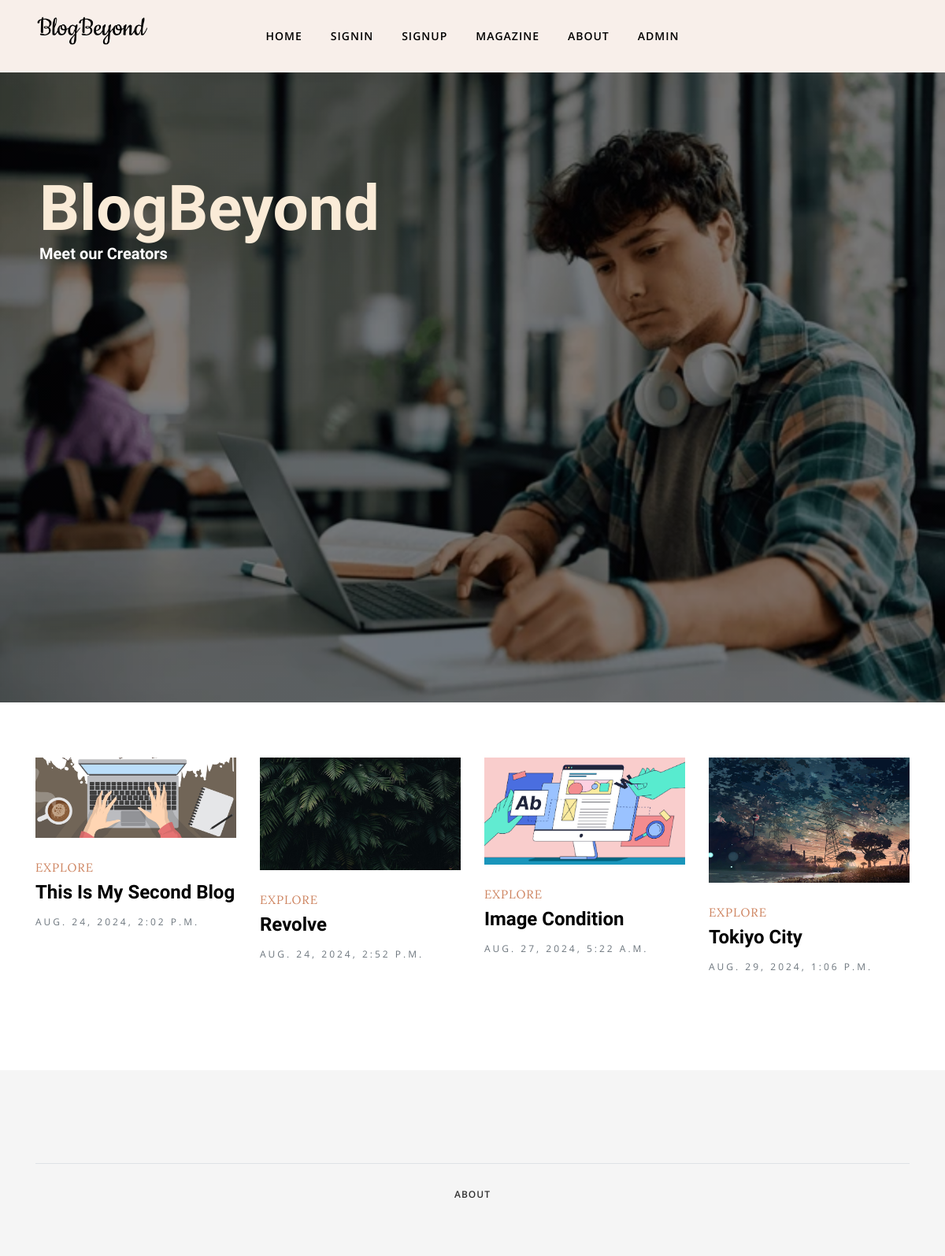
The app's page /, older data.
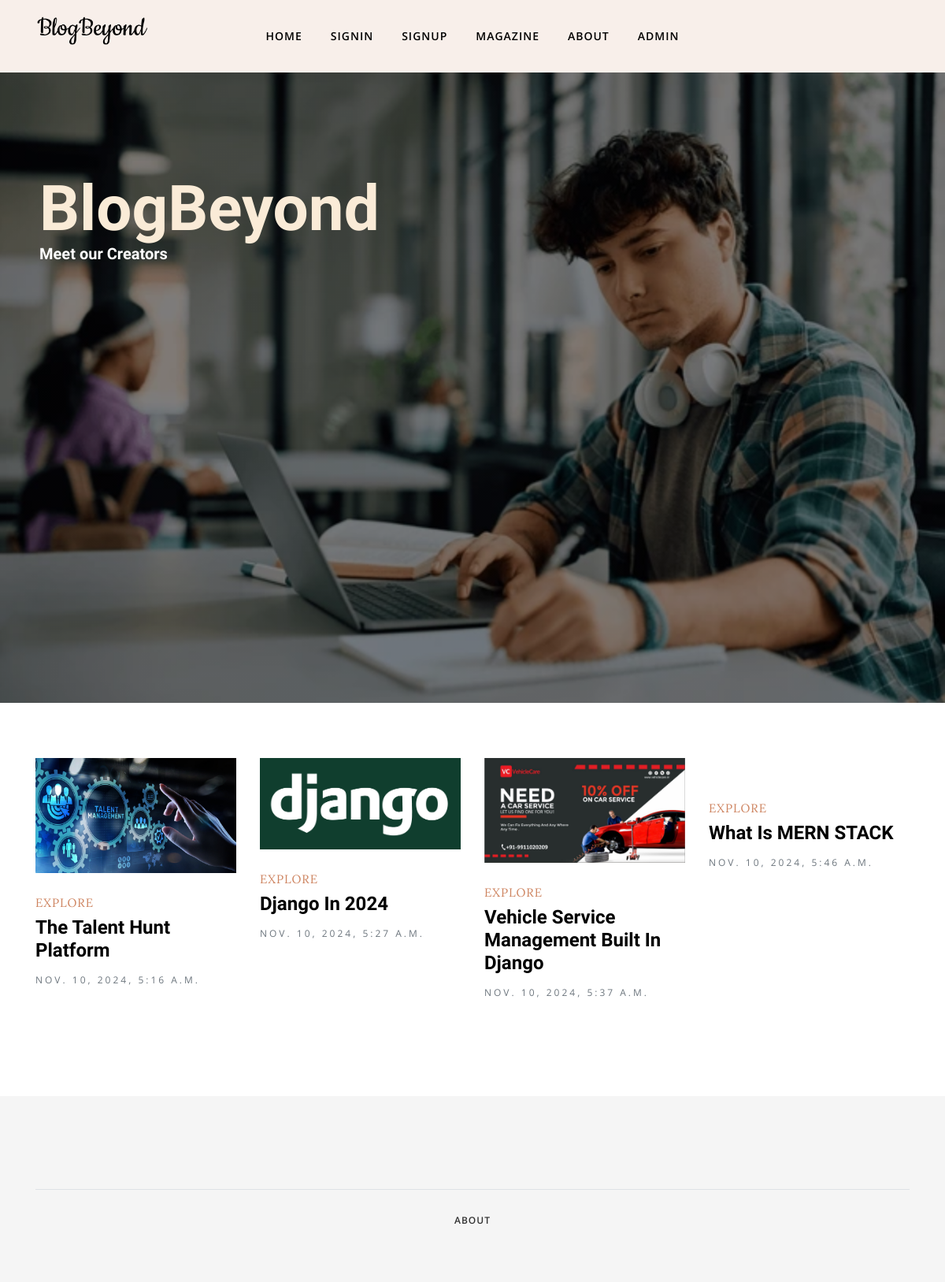
The same page, newer data.
### posts/models.py (models this page shows, shortened)
class post(models.Model):
    STATUS_CHOICES = [
        ('Pending', 'Pending'),
        ('Approved', 'Approved'),
        ('Rejected', 'Rejected'),
    ]
    id = models.AutoField(primary_key=True)
    user = models.ForeignKey('register.Profile', on_delete=models.CASCADE)
    title = models.CharField(max_length=50)
    content = models.TextField()
    blog_picture = models.ImageField(upload_to='blog_pictures/')
    created_at = models.DateTimeField(auto_now_add=True)
    like = models.PositiveIntegerField(default=0)
    status = models.CharField(max_length=10, choices=STATUS_CHOICES, default='Pending')
    admin_comment = models.TextField(blank=True, null=True)
    showing = models.BooleanField(default=True)

### register/views.py (the view)
# urls.py: path('',views.index,name='index'),
def index(request):
    pst = post.objects.filter(status='Approved',showing=True)[:4]
    return render(request,'index.html',{'key':pst})

### templates/index.html (shortened to what this page needs)
{% load static %}
<!DOCTYPE html>
<html lang="en">
<head>
	<link rel="stylesheet" href={% static "plugins/bootstrap/css/bootstrap.min.css" %}>
	<link rel="stylesheet" href={% static "plugins/themify/css/themify-icons.css" %}>
	<link rel="stylesheet" href={% static "plugins/slick-carousel/slick-theme.css" %}>
	<link rel="stylesheet" href={% static "plugins/slick-carousel/slick.css"  %}>
	<link rel="stylesheet" href={% static "plugins/owl-carousel/owl.carousel.min.css" %}>
	<link rel="stylesheet" href={% static "plugins/owl-carousel/owl.theme.default.min.css" %}>
	<link rel="stylesheet" href={% static "plugins/magnific-popup/magnific-popup.css" %}>
	<link rel="stylesheet" href={% static "css/style.css" %}>
</head>
<body>
	<header class="header-top bg-grey justify-content-center">
		<div class="container">
			<div class="row align-items-center">
				<div class="col-lg-2 col-md-4 text-center d-none d-lg-block">
					<a class="navbar-brand " href={% url 'index' %}>
						<img src={% static "images/blogbyond.png" %} alt="" class="img-fluid">
				</div>
				<div class="col-lg-8 col-md-12">
					<nav class="navbar navbar-expand-lg navigation-2 navigation">
						<div class="collapse navbar-collapse" id="navbar-collapse">
							<ul id="menu" class="menu navbar-nav mx-auto">
								<li class="nav-item dropdown">
									<a class="nav-link dropdown-toggle" href={% url 'index' %} id="navbarDropdown" role="button" data-toggle="dropdown"
										aria-haspopup="true" aria-expanded="false">
										Home
									</a>
								</li>
								<li class="nav-item"><a href={% url 'signin' %} class="nav-link">Signin</a></li>
								<li class="nav-item"><a href={% url 'register' %} class="nav-link">Signup</a></li>
								<li class="nav-item"><a href={% url 'magazine' %} class="nav-link">Magazine</a></li>
								<li class="nav-item"><a href={% url 'about' %} class="nav-link">About</a></li>
								<li class="nav-item"><a href={% url 'super' %} class="nav-link">Admin</a></li>
							</ul>
						</div>
					</nav>
				</div>
			</div>
		</div>
	</header>
	<div class="indexcontainer">
<div class="texts">
	<h1>BlogBeyond</h1>
<h4>Meet our Creators</h4>
</div>
	</div>
	<section class="section-padding">
		<div class="container">
			<div class="row">
				<div class="col-lg-12 col-md-12 col-sm-12 col-xs-12">
					<div class="row">
						{% for j in key  %}
						<div class="col-lg-3 col-md-6">
							<article class="post-grid mb-5">
								<a class="post-thumb mb-4 d-block" href={% url 'single' j.id %}>
									<img src={{ j.blog_picture.url }} alt="" class="img-fluid w-100">
								<span class="cat-name text-color font-extra text-sm text-uppercase letter-spacing-1">Explore</span>
								<h3 class="post-title mt-1"><a href={% url 'single' j.id %}>{{ j.title }}</a></h3>
								<span class="text-muted letter-spacing text-uppercase font-sm">{{ j.created_at }}</span>
							</article>
						</div>
						{% endfor %}
					</div>
				</div>
			</div>
		</div>
	</section>
	<section class="footer-2 section-padding gray-bg pb-5">
		<div class="container">
			<div class="footer-btm mt-5 pt-4 border-top">
				<div class="row">
					<div class="col-lg-12">
						<ul class="list-inline footer-socials-2 text-center">
							<li class="list-inline-item"><a href={% url 'about' %}>About</a></li>
						</ul>
					</div>
				</div>
				<div class="row justify-content-center">
					<div class="col-lg-6">
					</div>
				</div>
			</div>
		</div>
	</section>
</body>
</html>

### static/css/style.css (style rules this page uses)
body, p { font-family: "Open Sans", sans-serif; line-height: 26px; font-size: 16px; text-rendering: optimizeLegibility; color: #666; font-weight: 400; }
html { overflow-x: hidden; width: 100%; height: 100%; }
h1, .h1, h2, .h2, h3, .h3, h4, .h4, h5, .h5, h6, .h6 { color: #1c1c1c; font-weight: 600; font-family: "Unna", serif; }
h1, .h1 { font-size: 38px; line-height: 48px; }
h3, .h3 { font-size: 24px; font-weight: 700; }
h4, .h4 { font-size: 20px; line-height: 28px; }
.font-extra { font-family: "Lora", serif; }
body { background: #fff; color: #575769; }
html, body { height: 100%; }
a { transition: all 0.3s ease-in-out; color: #000; }
a:link, a:visited { text-decoration: none; }
.section-padding { padding: 70px 0; position: relative; }
.letter-spacing { letter-spacing: 3px; }
.font-sm { font-size: 12px !important; }
.text-color { color: #ce8460; }
.bg-grey { background: #f8efea; }
.gray-bg { background: #f5f5f5; }
.navigation .menu { padding: 0px; }
.navigation .menu li { text-align: left; padding: 0px 10px; }
.navigation .menu li a { color: #000; display: inline-block; line-height: 26px; letter-spacing: 1px; }
.navigation .menu .dropdown-toggle::after { display: none; }
.navigation .menu .dropdown { position: relative; }
.dropdown-toggle::after { display: none; }
.navbar-nav .nav-link { transition: all 500ms ease; -moz-transition: all 500ms ease; -webkit-transition: all 500ms ease; -ms-transition: all 500ms ease; -o-transition: all 500ms ease; font-family: "Open Sans", sans-serif; text-transform: uppercase; font-size: 14px; font-weight: 600; padding: 25px 0px; }
.header-top { position: relative !important; }
.navigation-2.navigation .nav-link { padding: 25px 8px; }
.post-title { text-transform: capitalize; }
.letter-spacing-1 { letter-spacing: 1px; }
.post-grid span { font-size: 15px; }
.footer-socials li, .footer-socials-2 li { margin: 0px 25px; }
.footer-socials li a, .footer-socials-2 li a { text-transform: uppercase; font-size: 12px; letter-spacing: 1px; font-weight: 600; }
.footer-socials-2 li a { color: #000; opacity: 0.8; }

Row changes from the older to the newer data that the page shows:
removed post: blog_picture (picture), title "This Is My Second Blog", created_at "AUG. 24, 2024, 2:02 P.M."
removed post: blog_picture (picture), title "Revolve", created_at "AUG. 24, 2024, 2:52 P.M."
removed post: blog_picture (picture), title "Image Condition", created_at "AUG. 27, 2024, 5:22 A.M."
removed post: blog_picture (picture), title "Tokiyo City", created_at "AUG. 29, 2024, 1:06 P.M."
added post: blog_picture (picture), title "The Talent Hunt Platform", created_at "NOV. 10, 2024, 5:16 A.M."
added post: blog_picture (picture), title "Django In 2024", created_at "NOV. 10, 2024, 5:27 A.M."
added post: blog_picture (picture), title "Vehicle Service Management Built In Django", created_at "NOV. 10, 2024, 5:37 A.M."
added post: title "What Is MERN STACK", created_at "NOV. 10, 2024, 5:46 A.M."
